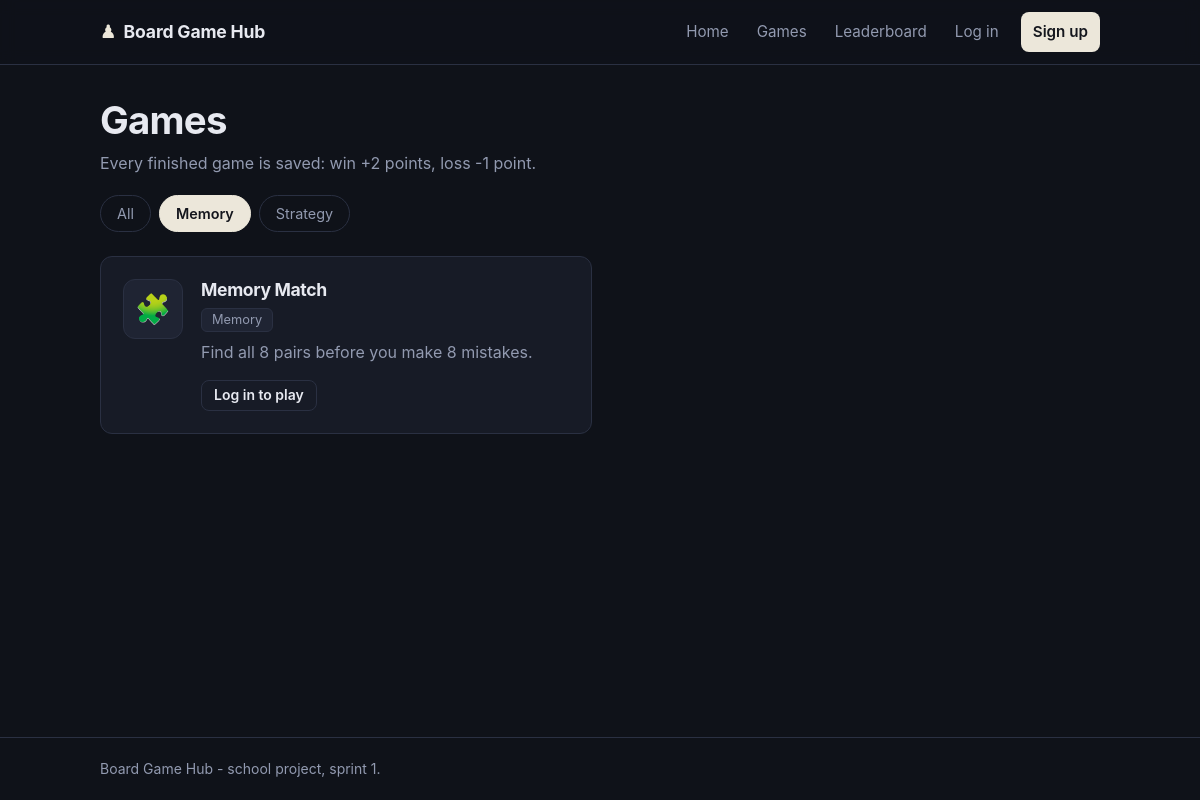
Screenshot of /games.php?category=2 with the database file from the repository.
### tables this page shows
CREATE TABLE IF NOT EXISTS game_category (
    id          INT UNSIGNED NOT NULL AUTO_INCREMENT,
    name        VARCHAR(50)  NOT NULL,
    description VARCHAR(255) NULL,
    PRIMARY KEY (id),
    UNIQUE KEY uq_category_name (name)
);

CREATE TABLE IF NOT EXISTS game (
    id          INT UNSIGNED NOT NULL AUTO_INCREMENT,
    category_id INT UNSIGNED NULL,
    name        VARCHAR(60)  NOT NULL,
    slug        VARCHAR(60)  NOT NULL,
    description VARCHAR(255) NULL,
    icon        VARCHAR(16)  NOT NULL DEFAULT '🎲',
    is_active   TINYINT(1)   NOT NULL DEFAULT 1,
    created_at  TIMESTAMP    NOT NULL DEFAULT CURRENT_TIMESTAMP,
    PRIMARY KEY (id),
    UNIQUE KEY uq_game_slug (slug),
    CONSTRAINT fk_game_category
        FOREIGN KEY (category_id) REFERENCES game_category (id)
        ON DELETE SET NULL
);

### includes/bootstrap.php (called while the page is built, shortened)
<?php
spl_autoload_register(function (string $class): void {
    $file = __DIR__ . '/../classes/' . $class . '.php';
});
function e(?string $text): string
{
    return Helper::e($text);
}
function url(string $path = ''): string
{
    return Helper::url($path);
}

### classes/Helper.php (called while the page is built, shortened)
<?php
class Helper
{
    public static function e(?string $text): string
    {
        return htmlspecialchars((string) $text, ENT_QUOTES, 'UTF-8');
    }
    public static function url(string $path = ''): string
    {
        return BASE_URL . '/' . ltrim($path, '/');
    }
}

### classes/Database.php (called while the page is built, shortened)
<?php
class Database
{
    private static ?PDO $connection = null;
    public static function getConnection(): PDO
    {
        if (self::$connection === null) {
            $dsn = 'mysql:host=' . DB_HOST . ';dbname=' . DB_NAME . ';charset=utf8mb4';
            try {
                self::$connection = new PDO($dsn, DB_USER, DB_PASS, [
                    PDO::ATTR_ERRMODE            => PDO::ERRMODE_EXCEPTION,
                    PDO::ATTR_DEFAULT_FETCH_MODE => PDO::FETCH_ASSOC,
                    PDO::ATTR_EMULATE_PREPARES   => false,
                ]);
            } catch (PDOException $e) {
                error_log('DB connection failed: ' . $e->getMessage());
                throw new RuntimeException(
                    DEBUG ? 'Database connection failed: ' . $e->getMessage()
                          : 'Database connection failed.'
                );
            }
        }
        return self::$connection;
    }
}

### classes/BaseModel.php (called while the page is built, shortened)
<?php
abstract class BaseModel
{
    public function __construct()
    {
        $this->db = Database::getConnection();
    }
}

### classes/GameCategory.php (called while the page is built, shortened)
<?php
class GameCategory extends BaseModel
{
    public function all(): array
    {
        return $this->db->query('SELECT * FROM game_category ORDER BY name')->fetchAll();
    }
}

### classes/Game.php (called while the page is built, shortened)
<?php
class Game extends BaseModel
{
    public function all(?int $categoryId = null, bool $onlyActive = true): array
    {
        $sql = 'SELECT g.*, c.name AS category_name
                FROM game g
                LEFT JOIN game_category c ON c.id = g.category_id
                WHERE 1 = 1';
        $params = [];
        if ($onlyActive) {
            $sql .= ' AND g.is_active = 1';
        }
        if ($categoryId !== null) {
            $sql .= ' AND g.category_id = :category';
            $params['category'] = $categoryId;
        }
        $stmt = $this->db->prepare($sql . ' ORDER BY g.name');
        $stmt->execute($params);
        return $stmt->fetchAll();
    }
    public static function scriptExists(string $slug): bool
    {
        return is_file(dirname(__DIR__) . '/assets/js/games/' . $slug . '.js');
    }
}

### classes/Auth.php (called while the page is built, shortened)
<?php
class Auth
{
    private static ?array $currentUser = null;
    public static function user(): ?array
    {
        if (!isset($_SESSION['player_id'])) {
            return null;
        }
        return self::$currentUser;
    }
    public static function check(): bool
    {
        return self::user() !== null;
    }
}

### games.php (the view, shortened to what this page needs)
<?php
require_once __DIR__ . '/includes/bootstrap.php';
$categories = (new GameCategory())->all();
$categoryId = (int) ($_GET['category'] ?? 0);
$games      = (new Game())->all($categoryId > 0 ? $categoryId : null);
require __DIR__ . '/includes/header.php';
?>
<h1>Games</h1>
<p class="muted">Every finished game is saved: win +<?= Rank::WIN_POINTS ?> points, loss -<?= Rank::LOSS_POINTS ?> point.</p>
<div class="chips" aria-label="Filter by category">
    <a class="chip <?= $categoryId === 0 ? 'active' : '' ?>" href="<?= url('games.php') ?>">All</a>
    <?php foreach ($categories as $category): ?>
        <a class="chip <?= $categoryId === (int) $category['id'] ? 'active' : '' ?>"
           href="<?= url('games.php?category=' . (int) $category['id']) ?>">
            <?= e($category['name']) ?>
        </a>
    <?php endforeach; ?>
</div>
<div class="grid grid-2">
    <?php foreach ($games as $game): ?>
        <article class="card game-card">
            <div class="game-icon" aria-hidden="true"><?= e($game['icon']) ?></div>
            <div class="game-info">
                <h3><?= e($game['name']) ?></h3>
                <?php if ($game['category_name']): ?>
                    <span class="tag"><?= e($game['category_name']) ?></span>
                <?php endif; ?>
                <p class="muted"><?= e($game['description']) ?></p>
                <?php if (!Game::scriptExists($game['slug'])): ?>
                    <span class="muted small">Coming soon</span>
                <?php elseif (Auth::check()): ?>
                    <a class="btn btn-primary btn-small" href="<?= url('play.php?id=' . (int) $game['id']) ?>">Play</a>
                <?php else: ?>
                    <a class="btn btn-ghost btn-small" href="<?= url('login.php') ?>">Log in to play</a>
                <?php endif; ?>
            </div>
        </article>
    <?php endforeach; ?>
</div>
<?php require __DIR__ . '/includes/footer.php'; ?>

### assets/css/style.css (style rules this page uses)
:root { --bg: #0f1219; --surface: #171b26; --raised: #1f2433; --border: #2a3042; --text: #e7e9f0; --muted: #929ab0; --ivory: #ece7da; --link: #9db4ff; --win: #5fcf8f; --loss: #ff6b78; --radius: 12px; --radius-sm: 8px; --iron: #94a0b4; --copper: #e07b53; --bronze: #b8894d; --gold: #f2c94c; --diamond: #5fd4f4; --beast: #ff5f6d; --immortal: #b98cff; }
*, *::before, *::after { box-sizing: border-box; }
html { -webkit-text-size-adjust: 100%; }
body { margin: 0; min-height: 100vh; display: flex; flex-direction: column; background: var(--bg); color: var(--text); font-family: Inter, system-ui, -apple-system, "Segoe UI", Roboto, Helvetica, Arial, sans-serif; font-size: 1rem; line-height: 1.6; }
h1, h2, h3 { margin: 0 0 .5rem; line-height: 1.2; letter-spacing: -0.02em; }
h1 { font-size: clamp(1.7rem, 4vw, 2.4rem); }
h3 { font-size: 1.1rem; }
p { margin: 0 0 1rem; }
a { color: var(--link); text-decoration: none; }
.muted { color: var(--muted); }
.card { background: var(--surface); border: 1px solid var(--border); border-radius: var(--radius); padding: 22px; }
.btn { display: inline-flex; align-items: center; justify-content: center; gap: 6px; padding: 10px 20px; border-radius: 10px; border: 1px solid transparent; font: inherit; font-weight: 600; line-height: 1.2; cursor: pointer; transition: background .15s, border-color .15s, color .15s; }
.btn-ghost { background: transparent; color: var(--text); border-color: var(--border); }
.btn-small { padding: 6px 12px; font-size: .875rem; border-radius: var(--radius-sm); }
.tag { display: inline-block; padding: 1px 10px; border-radius: 6px; background: var(--raised); border: 1px solid var(--border); color: var(--muted); font-size: .8rem; }
.grid { display: grid; gap: 16px; }
.grid-2 { grid-template-columns: repeat(2, 1fr); }
.chips { display: flex; flex-wrap: wrap; gap: 8px; margin: 18px 0 24px; }
.chip { padding: 6px 16px; border-radius: 999px; border: 1px solid var(--border); color: var(--muted); font-size: .9rem; }
.chip.active { background: var(--ivory); border-color: var(--ivory); color: #14161d; font-weight: 600; }
.game-card { display: flex; gap: 18px; align-items: flex-start; }
.game-icon { flex: none; width: 60px; height: 60px; display: grid; place-items: center; font-size: 1.8rem; background: var(--raised); border: 1px solid var(--border); border-radius: var(--radius); }
.game-card h3 { margin-bottom: 6px; }
.game-card p { margin: 8px 0 14px; }

### rows the page displays
game_category: name "Memory"
game_category: name "Strategy"
game: icon "🧩", name "Memory Match", category.name "Memory", description "Find all 8 pairs before you make 8 mistakes."

### other values shown
APP_NAME "Board Game Hub"
Rank::WIN_POINTS "2"
Rank::LOSS_POINTS "1"
